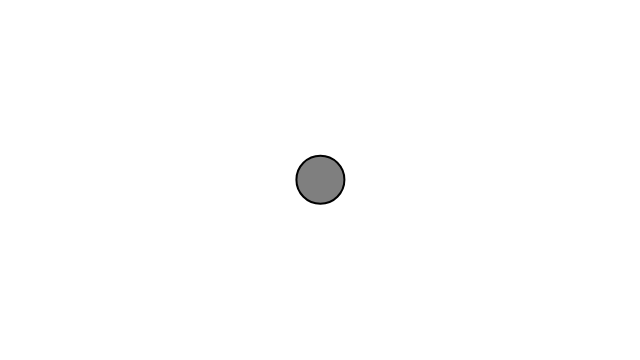
Frame 1 (no input)
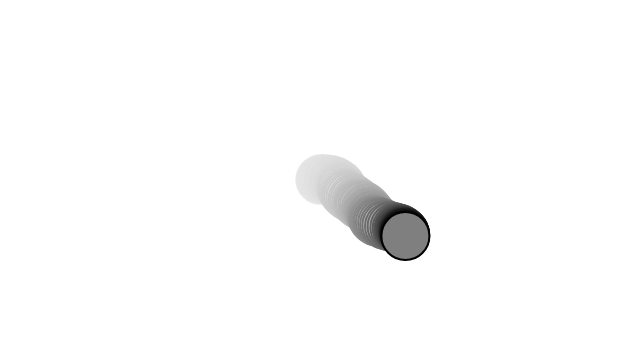
Frame 60 (no input)
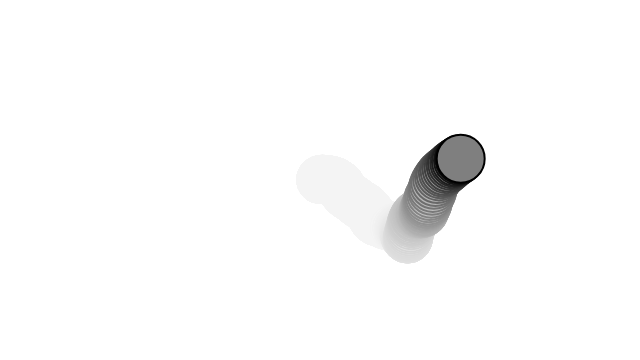
Frame 120 (the mouse pressed at the canvas centre since frame 60)

The p5.js sketch that drew these frames (run headless with seeded random() and noise() and a simulated clock; from frame 60 on, the mouse is pressed at the canvas centre):

// p5.js sketch
// ── sketch.js
class Mover {
  constructor() {
    this.position = createVector(width / 2, height / 2);
    this.velocity = createVector(0, 0);
    this.acceleration = createVector(0, 0)
  }

  show() {
    stroke(0);
    strokeWeight(2);
    fill(127);
    circle(this.position.x, this.position.y, 48);
  }

  applyForce(force) {
    this.acceleration.add(force);
  }

  update() {
    this.velocity.add(this.acceleration);
    this.position.add(this.velocity);
    this.acceleration.mult(0)
  }
}
let mover;

function setup() {
  createCanvas(640, 360);
  mover = new Mover();
}

function draw() {
  background(235, 10);
  const wallpush = 10;

  let wind       = p5.Vector.random2D();
  wind.normalize()
  wind.mult(0.5)

  let gravity    = createVector(0,0.1)
  let topForce   = createVector(0,wallpush*(1/mover.position.y))
  let botForce   = createVector(0,wallpush*(-1/(height - mover.position.y)))
  let leftForce  = createVector(wallpush*(1/mover.position.x),0)
  let rightForce = createVector(wallpush*(-1/(width - mover.position.x)),0)

  mover.applyForce(wind)
  // mover.applyForce(gravity)
  mover.applyForce(topForce)
  mover.applyForce(botForce)
  mover.applyForce(leftForce)
  mover.applyForce(rightForce)
  
  mover.update();
  mover.show();
}
